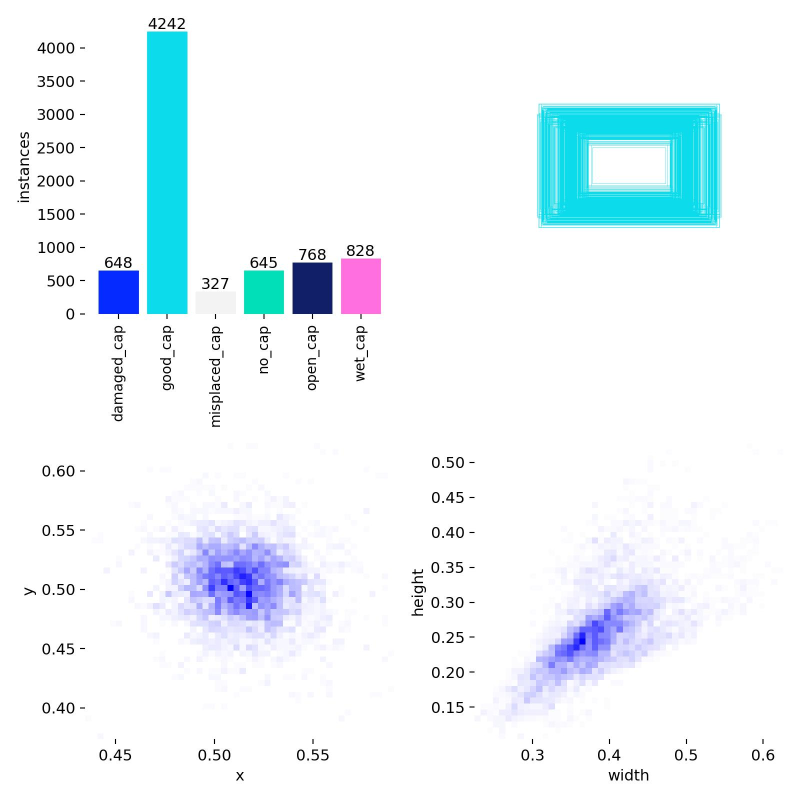
#> input picture YOLOv11seg-X model/YOLO_TrainingScripts/student_yolo11m_distilled/labels.jpg, 1600 x 1600 px (shown at 1/2 size)
$ python dataset_validator.py --images '../YOLOv11seg-X model/YOLO_TrainingScripts/student_yolo11m_distilled'
#> lines starting #> are read from the running program, lines starting #| are printed output that depends on the picture
# Dataset Validator — Check dataset quality before training
"""
scripts/dataset_validator.py
==============================
Validates dataset quality before training.

Checks:
    1. Class balance (warns if >3:1 ratio)
    2. Duplicate/near-duplicate images (perceptual hashing)
    3. Annotation format (YOLO .txt validation)
    4. Image resolution distribution
    5. Corrupt images

Usage:
    # Validate detection dataset:
    python scripts/dataset_validator.py \
        --images dataset/bottle_cap_det/train/images \
        --labels dataset/bottle_cap_det/train/labels \
        --mode detection

    # Validate classification dataset:
    python scripts/dataset_validator.py \
        --images data/caps/train \
        --mode classification
"""

from __future__ import annotations

import argparse
from collections import Counter
from pathlib import Path

import cv2
import numpy as np

IMAGE_EXTENSIONS = {".jpg", ".jpeg", ".png", ".bmp"}


def perceptual_hash(img: np.ndarray, hash_size: int = 8) -> str:
    gray = cv2.cvtColor(img, cv2.COLOR_BGR2GRAY) if len(img.shape) == 3 else img
    resized = cv2.resize(gray, (hash_size, hash_size), interpolation=cv2.INTER_AREA)
    mean = resized.mean()
    bits = (resized > mean).flatten()
    hash_int = 0
    for bit in bits:
        hash_int = (hash_int << 1) | int(bit)
    return f"{hash_int:016x}"


def hamming_distance(h1: str, h2: str) -> int:
    v1 = int(h1, 16)
    v2 = int(h2, 16)
    return bin(v1 ^ v2).count("1")


def validate_detection(images_dir: Path, labels_dir: Path):
    print(f"\n  Mode: Detection")
    print(f"  Images: {images_dir}")
    print(f"  Labels: {labels_dir}")

    image_files = sorted(p for p in images_dir.glob("*.*") if p.suffix.lower() in IMAGE_EXTENSIONS)

    if not image_files:
        print(f"  ❌ No images found!")
        return

    # Check basics
    class_counter = Counter()
    corrupt = []
    missing_labels = []
    bad_labels = []
    resolutions = []
    hashes = {}
    duplicates = []

    for img_path in image_files:
        # Check image readability
        img = cv2.imread(str(img_path))
        if img is None:
            corrupt.append(img_path.name)
            continue

        h, w = img.shape[:2]
        resolutions.append((w, h))

        # Dedup check
        phash = perceptual_hash(img)
        if phash in hashes:
            duplicates.append((img_path.name, hashes[phash]))
        else:
            hashes[phash] = img_path.name

        # Check label
        lbl_path = labels_dir / f"{img_path.stem}.txt"
        if not lbl_path.exists():
            missing_labels.append(img_path.name)
            continue

        for line_num, line in enumerate(lbl_path.read_text().strip().splitlines(), 1):
            parts = line.strip().split()
            if len(parts) < 5:
                bad_labels.append(f"{lbl_path.name}:{line_num}")
                continue
            try:
                cls_id = int(float(parts[0]))
                vals = [float(x) for x in parts[1:5]]
                class_counter[cls_id] += 1
                # Validate ranges
                if any(v < 0 or v > 1 for v in vals):
                    bad_labels.append(f"{lbl_path.name}:{line_num} (out of range)")
            except ValueError:
                bad_labels.append(f"{lbl_path.name}:{line_num} (parse error)")

    # Report
    print(f"\n  ── Dataset Summary ──")
    print(f"  Total images      : {len(image_files)}")
    print(f"  Corrupt images    : {len(corrupt)}")
    print(f"  Missing labels    : {len(missing_labels)}")
    print(f"  Bad label lines   : {len(bad_labels)}")
    print(f"  Duplicate images  : {len(duplicates)}")

    print(f"\n  ── Class Distribution ──")
    total_annots = sum(class_counter.values())
    for cls_id, count in sorted(class_counter.items()):
        pct = 100 * count / max(total_annots, 1)
        bar = "█" * int(pct / 2)
        print(f"  Class {cls_id}: {count:>6} ({pct:>5.1f}%) {bar}")

    # Balance check
    if len(class_counter) >= 2:
        counts = list(class_counter.values())
        ratio = max(counts) / max(min(counts), 1)
        if ratio > 3:
            print(f"\n  ⚠️  Class imbalance detected! Ratio: {ratio:.1f}:1")
            print(f"     → Consider augmenting the minority class")

    # Resolution stats
    if resolutions:
        ws, hs = zip(*resolutions)
        print(f"\n  ── Resolution Stats ──")
        print(f"  Width  : min={min(ws)}, max={max(ws)}, avg={np.mean(ws):.0f}")
        print(f"  Height : min={min(hs)}, max={max(hs)}, avg={np.mean(hs):.0f}")

    if duplicates:
        print(f"\n  ── Duplicates (first 10) ──")
        for img1, img2 in duplicates[:10]:
            print(f"    {img1}  ≈  {img2}")

    if corrupt:
        print(f"\n  ── Corrupt Images ──")
        for name in corrupt[:10]:
            print(f"    {name}")


def validate_classification(images_dir: Path):
    print(f"\n  Mode: Classification")
    print(f"  Root: {images_dir}")

    total = 0
    class_counts = {}

    for subdir in sorted(images_dir.iterdir()):
        if not subdir.is_dir():
            continue
        imgs = [p for p in subdir.glob("*.*") if p.suffix.lower() in IMAGE_EXTENSIONS]
        class_counts[subdir.name] = len(imgs)
        total += len(imgs)

    if not class_counts:
        print(f"  ❌ No class subfolders found!")
        return

    print(f"\n  ── Class Distribution ──")
    print(f"  Total images: {total}")
    for cls_name, count in sorted(class_counts.items()):
        pct = 100 * count / max(total, 1)
        bar = "█" * int(pct / 2)
        print(f"  {cls_name:<20}: {count:>6} ({pct:>5.1f}%) {bar}")

    counts = list(class_counts.values())
    if len(counts) >= 2:
        ratio = max(counts) / max(min(counts), 1)
        if ratio > 3:
            print(f"\n  ⚠️  Class imbalance! Ratio: {ratio:.1f}:1")


def main():
    parser = argparse.ArgumentParser(description="Validate dataset quality")
    parser.add_argument("--images", required=True, help="Images folder")
    parser.add_argument("--labels", default="", help="Labels folder (detection mode)")
    parser.add_argument("--mode", choices=["detection", "classification"],
                        default="detection")
    args = parser.parse_args()

    print(f"\n{'='*55}")
    print("  Dataset Validator")
    print(f"{'='*55}")

    if args.mode == "detection":
        labels_dir = Path(args.labels) if args.labels else Path(args.images).parent / "labels"
        validate_detection(Path(args.images), labels_dir)
#> in validate_detection, img is the input picture: shape (1600, 1600, 3); mean B, G, R 250.6, 246.1, 237
#> in perceptual_hash, `gray = cv2.cvtColor(img, cv2.COLOR_BGR2GRAY) if len(img.shape) == 3 el..`:
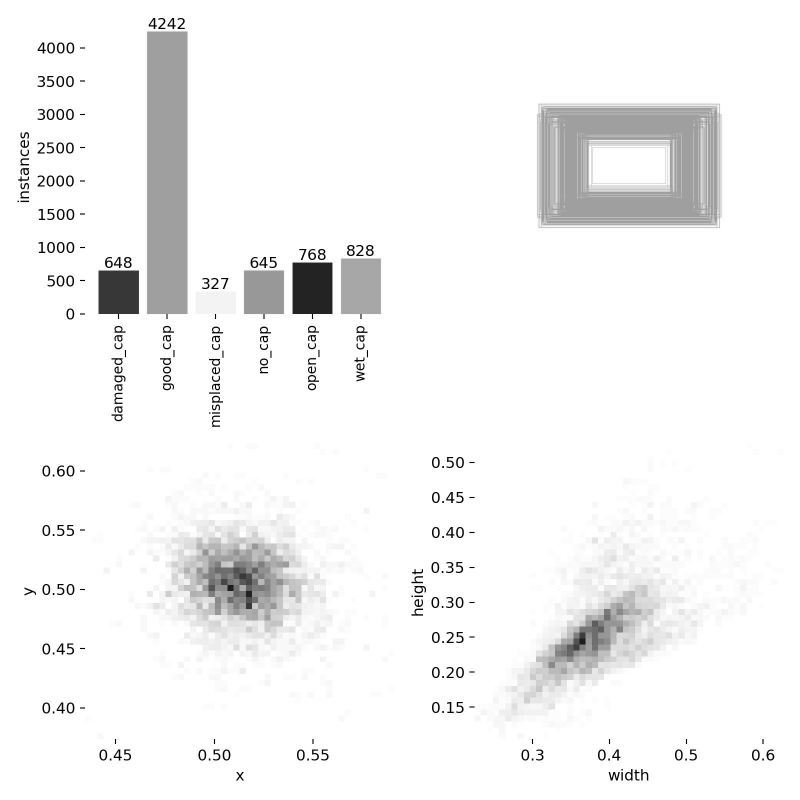
#> gray: shape (1600, 1600) (shown at 1/2 size); min 0, max 255, mean 243.9
#> in perceptual_hash, `mean = resized.mean()`: mean = 244
#> the loop in perceptual_hash, `for bit in bits:` made 64 passes
#> (bit, hash_int) on passes 2 to 13: (False, 2), (True, 5), (True, 11), (True, 23), (True, 47), (True, 95), (True, 191), (False, 382), (False, 764), (True, 1529), (True, 3059), (True, 6119)
#> hash_int on pass 1: 1
#> after the loop in perceptual_hash, `for bit in bits:`: hash_int = 13778914311506221567
#> in validate_detection, `phash = perceptual_hash(img)`: phash = 'bf38898fffdfd9ff'
#|   Width  : min=1600, max=1600, avg=1600
#|   Height : min=1600, max=1600, avg=1600
    else:
        validate_classification(Path(args.images))

    print()


if __name__ == "__main__":
    main()
